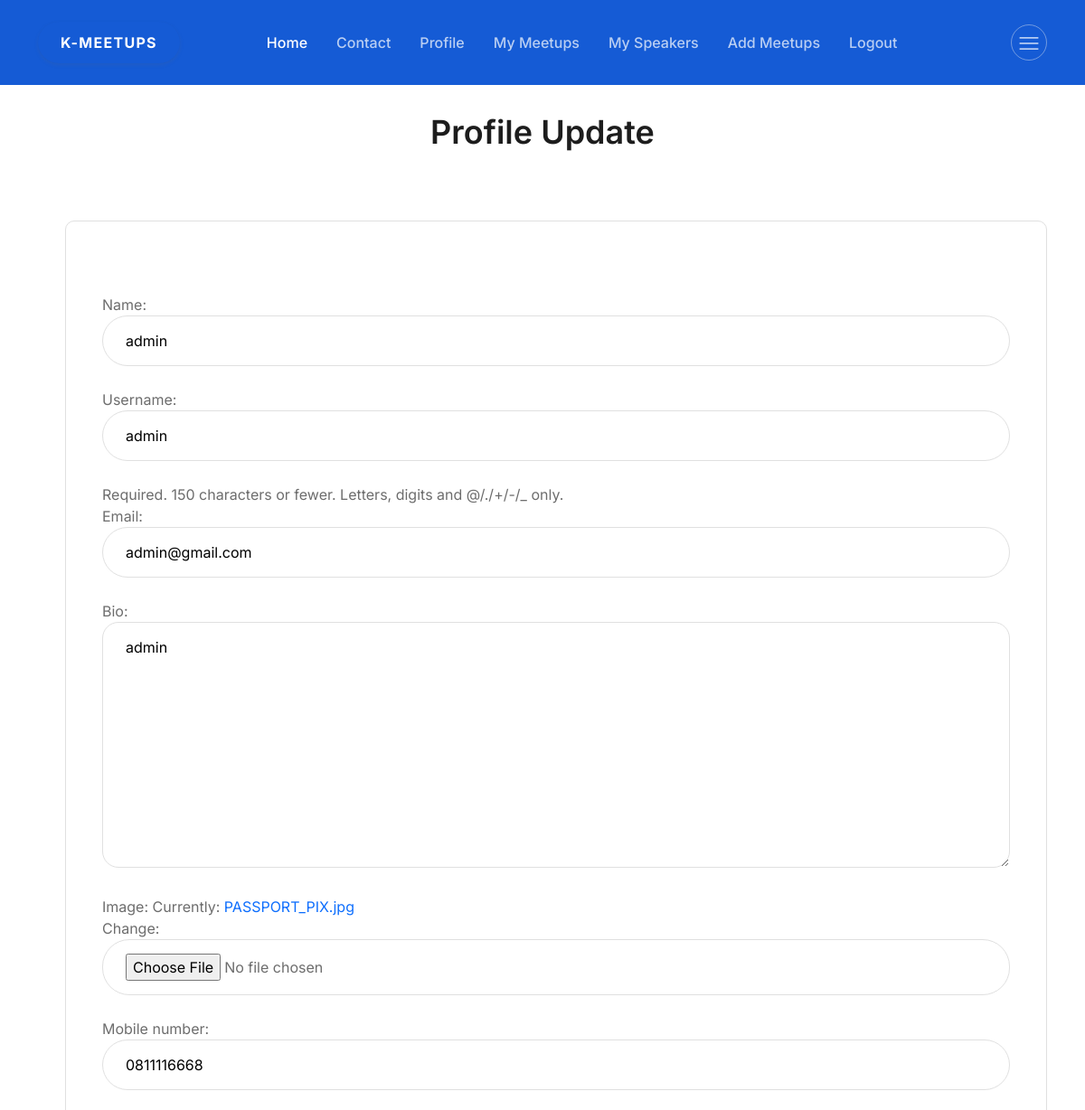
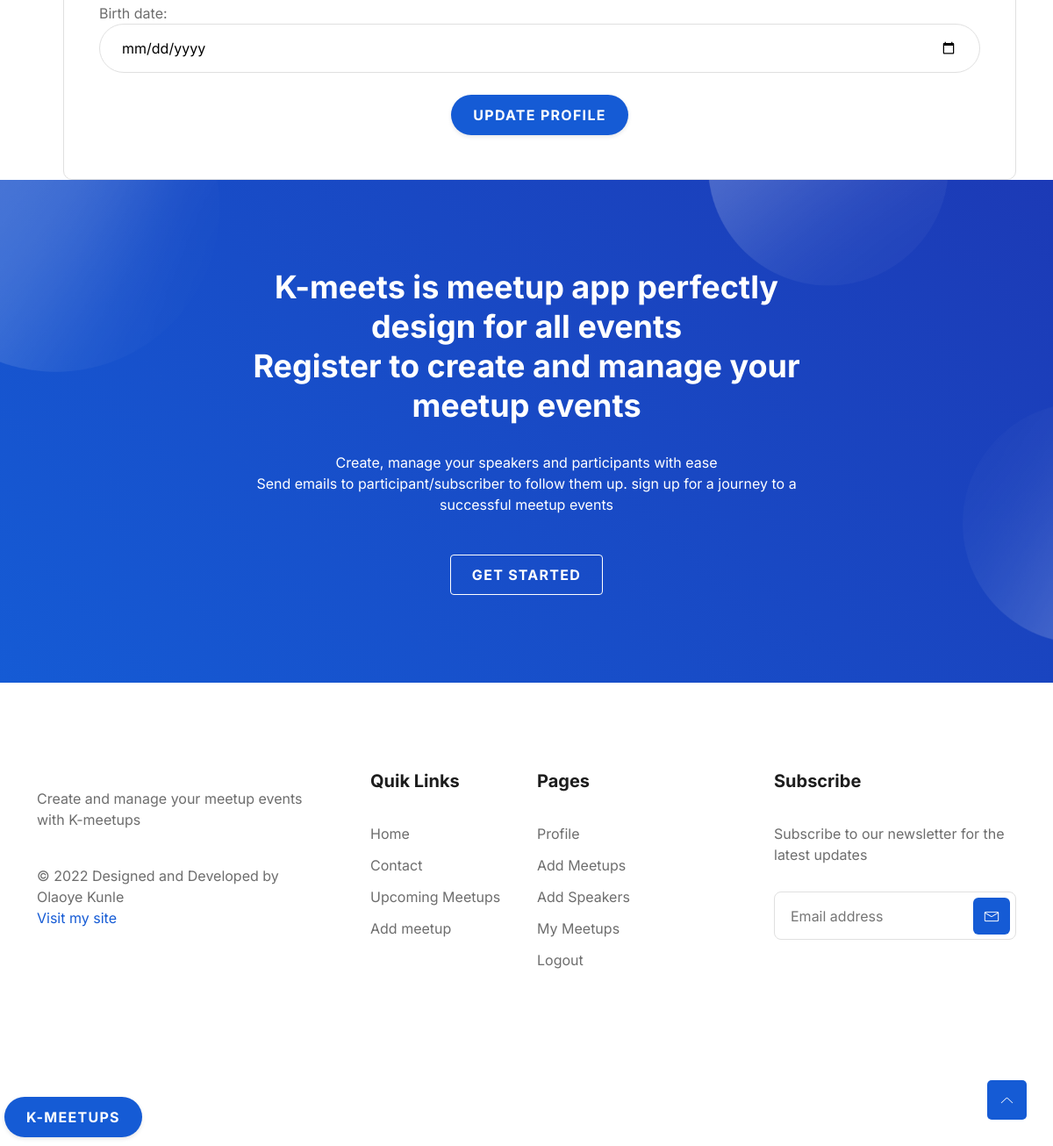
/profile/1/ (signed in), run on the app's committed database (2 pictures, top to bottom).
### meetups/models.py (models this page shows)
class myUser(AbstractUser):
    name = models.CharField(max_length=200, null=True)
    email = models.EmailField(unique=True, null=True)
    bio = models.TextField(null=True)
    image = models.ImageField(null=True)
    mobile_number = models.CharField(max_length=10, blank=True, null=True)
    birth_date = models.DateField(null=True, blank=True)
    USERNAME_FIELD = 'email'
    REQUIRED_FIELDS = []

### meetups/views.py (the view)
# urls.py: path('profile/<str:pk>/', views.profile, name='user-profile'),
@login_required(login_url='login')
def profile(request, pk):
    page="Profile"
    user = request.user
    form = ProfileForm(instance=user)
    if request.method == 'POST':
        form = ProfileForm(request.POST, request.FILES, instance=user)
        if form.is_valid():
            form.save()
            return redirect('user-profile', pk=user.id)
    context={'form':form, 'page':page}
    return render(request, 'meetups/profile_form.html', context)

### meetups/forms.py
class ProfileForm(ModelForm):
    class Meta:
        model = myUser
        fields = [ 'name', 'username', 'email', 'bio', 'image', 'mobile_number', 'birth_date',]
        widgets = {
            'birth_date' : DatePickerInput(),
            'bio':Textarea(
                attrs={
                    "placeholder": "Enter your bio"
                }
            ),
            'mobile_number':TextInput(
                attrs={
                    "placeholder": "Enter mobile no."
                }
            ),
            'name':TextInput(
                attrs={
                   "placeholder": "Enter name"
                }
            ),
            'email':TextInput(
                attrs={
                   "placeholder": "Enter your email"
                }
            ),
            'username':TextInput(
                attrs={
                   "placeholder": "Enter location name"
                }
            )
        }

### meetups/templates/meetups/profile_form.html (shortened to what this page needs)
{% extends 'meetups/main.html' %}
{%block page_title%}
<h2 >Profile Update</h2>
    {%endblock%}
{% block content%}
<section id="contact" class="contact-section">
    <div class="container">
      <div class="row">
        <div class="col-xl-12">
          <div class="contact-form-wrapper">
            <div class="row">
              <div class="col-xl-10 col-lg-8 mx-auto">
              </div>
            </div>
            <form action="" class="contact-form" method="POST" enctype="multipart/form-data">
              <div class="row">
                <div class="col-md-12">
                 {{ form.as_p}}
                </div>
              </div>
              <div class="row">
                <div class="col-12">
                  <div class="button text-center rounded-buttons">
                    <button type="submit" class="btn primary-btn rounded-full">
                Update Profile
                    </button>
                  </div>
                </div>
              </div>
            </form>
          </div>
        </div>
      </div>
    </div>
  </section>
{% endblock content%}

### staticfiles/meetups/style.css (style rules this page uses)
:root { --font-family: "Inter", sans-serif; --primary: #155bd5; --primary-dark: #1c3ab6; --primary-light: #e2f1ff; --accent: #00d4d7; --accent-dark: #00bac1; --accent-light: #dff9f8; --success: #13d527; --success-dark: #00ae11; --success-light: #eafbe7; --secondary: #8f15d5; --secondary-dark: #6013c7; --secondary-light: #f4e5fa; --info: #15b2d5; --info-dark: #0f8ca8; --info-light: #e0f5fa; --caution: #dbbb25; --caution-dark: #d58f15; --caution-light: #fbf9e4; --error: #e6185e; --error-dark: #bf1257; --error-light: #fce4eb; --black: #1d1d1d; --dark-1: #2d2d2d; --dark-2: #4d4d4d; --dark-3: #6d6d6d; --gray-1: #8d8d8d; --gray-2: #adadad; --gray-3: #cdcdcd; --gray-4: #e0e0e0; --light-1: #efefef; --light-2: #f5f5f5; --light-3: #fafafa; --white: #ffffff; --gradient-1: linear-gradient(180deg, #155bd5 0%, #1c3ab6 100%); --gradient-2: linear-gradient(180deg, #155bd5 13.02%, #00d4d7 85.42%); --gradient-3: linear-gradient(180deg, #155bd5 0%, #8f15d5 100%); --gradient-4: linear-gradient(180deg, #155bd5 0%, #13d527 100%); --gradient-5: linear-gradient(180deg, #155bd5 0%, #15bbd5 100%); --gradient-6: linear-gradient(180deg, #155bd5 0%, #dbbb25 100%); --gradient-7: linear-gradient(180deg, #155bd5 0%, #e6185e 100%); --gradient-8: linear-gradient(180deg, #1c3ab6 0%, #00bac1 100%); --gradient-9: linear-gradient(180deg, #00d4d7 13.02%, #155bd5 85.42%); --shadow-1: 0px 0px 1px rgba(40, 41, 61, 0.08), 0px 0.5px 2px rgba(96, 97, 112, 0.16); --shadow-2: 0px 0px 1px rgba(40, 41, 61, 0.04), 0px 2px 4px rgba(96, 97, 112, 0.16); --shadow-3: 0px 0px 2px rgba(40, 41, 61, 0.04), 0px 4px 8px rgba(96, 97, 112, 0.16); --shadow-4: 0px 2px 4px rgba(40, 41, 61, 0.04), 0px 8px 16px rgba(96, 97, 112, 0.16); --shadow-5: 0px 2px 8px rgba(40, 41, 61, 0.04), 0px 16px 24px rgba(96, 97, 112, 0.16); --shadow-6: 0px 2px 8px rgba(40, 41, 61, 0.08), 0px 20px 32px rgba(96, 97, 112, 0.24); }
body { font-family: var(--font-family); color: var(--black); font-size: 16px; }
a { display: inline-block; }
a, button, a:hover, a:focus, input:focus, textarea:focus, button:focus { text-decoration: none; outline: none; }
h1, h2, h3, h4, h5, h6 { font-weight: 600; color: var(--black); margin: 0px; }
h2, .h2 { font-size: 2.25em; line-height: 1.25; }
p { font-size: 1em; font-weight: 400; line-height: 1.5; color: var(--dark-3); margin: 0px; }
.btn { font-weight: bold; font-size: 16px; line-height: 20px; text-align: center; letter-spacing: 0.08em; text-transform: uppercase; padding: 12px 24px; border-radius: 4px; border: 1px solid transparent; }
.btn.rounded-full { border-radius: 50px; }
.primary-btn { background: var(--primary); color: var(--white); box-shadow: var(--shadow-2); }
.section-title-five h2 { margin-bottom: 15px; }
.contact-form-wrapper .contact-form .primary-btn { background: var(--primary); color: var(--white); box-shadow: var(--shadow-2); }
.contact-section { position: relative; z-index: 3; padding-top: 10px; }
.contact-form-wrapper { padding: 50px 40px; background: var(--white); border: 1px solid var(--gray-4); margin-left: 0px; border-radius: 10px; -webkit-transition: all 0.3s ease-out 0s; -moz-transition: all 0.3s ease-out 0s; -ms-transition: all 0.3s ease-out 0s; -o-transition: all 0.3s ease-out 0s; transition: all 0.3s ease-out 0s; }
@media only screen and (min-width: 1200px) and (max-width: 1399px) { .contact-form-wrapper { margin-left: 30px; } }
.contact-form-wrapper .contact-form input, .contact-form-wrapper .contact-form textarea { padding: 15px 25px; border-radius: 30px; border: 1px solid var(--gray-4); margin-bottom: 25px; width: 100%; -webkit-transition: all 0.3s ease-out 0s; -moz-transition: all 0.3s ease-out 0s; -ms-transition: all 0.3s ease-out 0s; -o-transition: all 0.3s ease-out 0s; transition: all 0.3s ease-out 0s; }
.contact-form-wrapper .contact-form textarea { border-radius: 18px; }

### data on the page
myUser: name "admin", username "admin", email "admin@gmail.com", bio "admin", mobile_number "0811116668"
